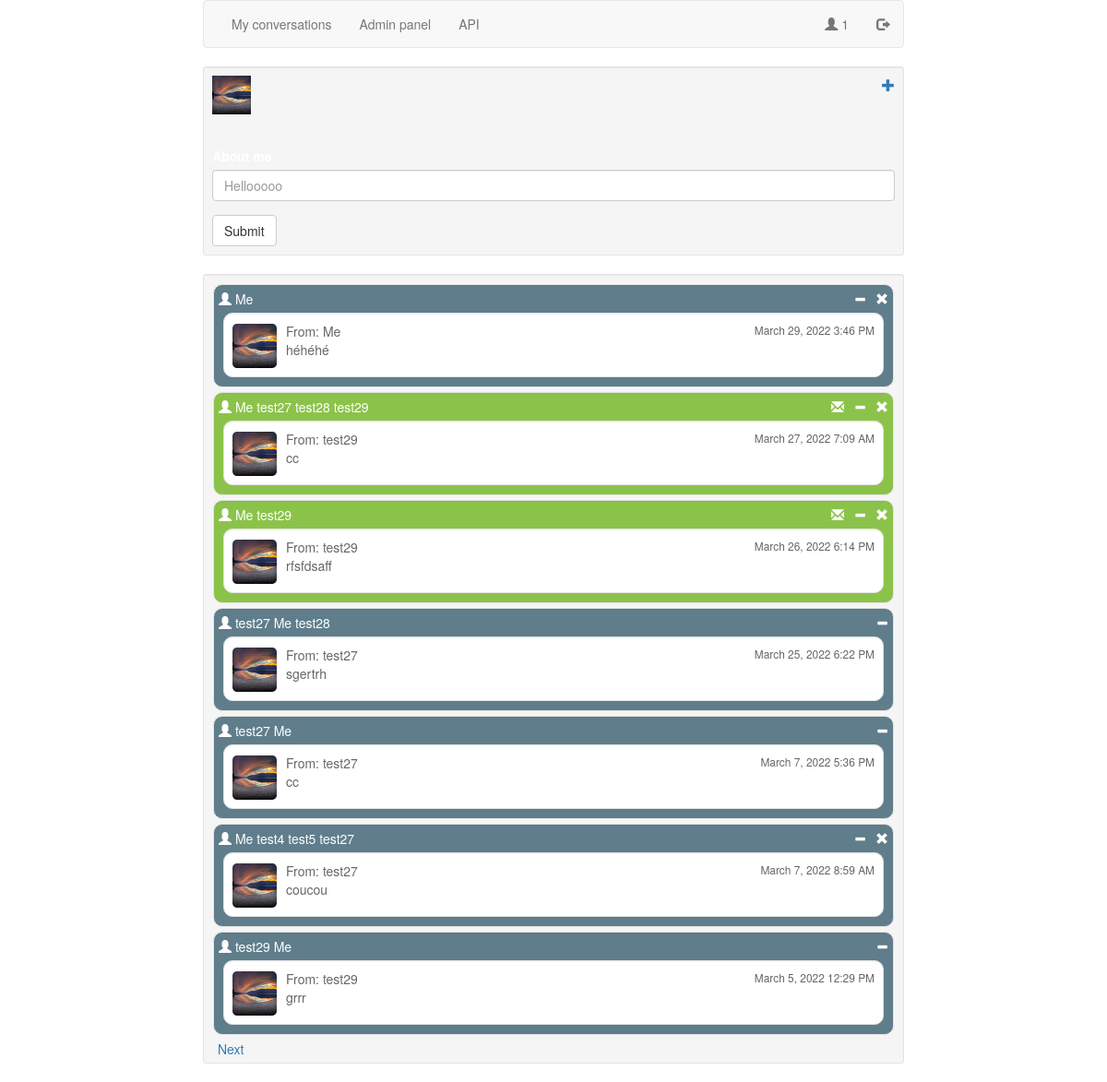
Before: /conversations (signed in) with the older database file.
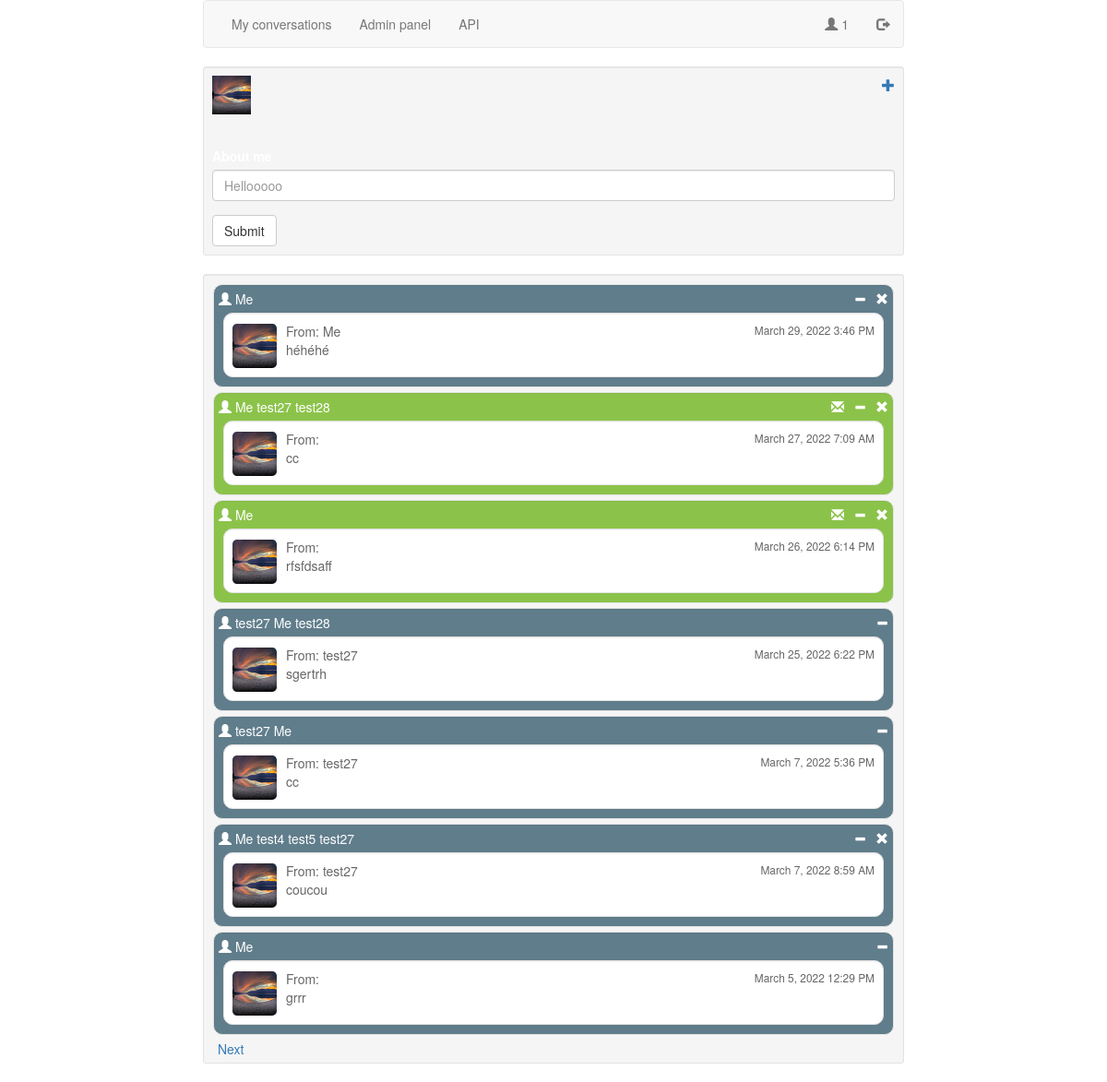
After: the same page with the newer database file.
### app/models.py (models this page shows, shortened)
class Conversation(db.Model):
    __tablename__ = "conversations"
    id = db.Column(db.Integer, primary_key=True)
    users = db.relationship("User", secondary="conversations_users", lazy="dynamic")
    messages = db.relationship(
        "Message",
        secondary="conversations_messages",
        order_by="desc(Message.timestamp)",
        lazy="dynamic",
        backref="belongs_to",
    )
    admin_id = db.Column(db.Integer, db.ForeignKey("users.id"))
    timestamp = db.Column(db.DateTime, default=datetime.utcnow)
    conversation_uuid = db.Column(db.String(100), unique=True)

class UserApiMixin():
    def get_api_key(self):
        self.api_key = str(uuid.uuid4())
        db.session.commit()
        api_data = ApiDict()
        api_data["items"].append({"API key": self.api_key})
        api_data["message"] = "You can know use your API key using Autorization header."
        return api_data

class User(db.Model, UserMixin, UserApiMixin):
    __tablename__ = "users"
    id = db.Column(db.Integer, primary_key=True)
    username = db.Column(db.String(20), unique=True)
    password_hash = db.Column(db.String(100))
    api_key = db.Column(db.String(100),default=None)
    email = db.Column(db.String(155))
    roles = db.relationship("Role", secondary="user_roles")
    confirmed = db.Column(db.Boolean, default=False)
    about_me = db.Column(db.String(140))
    messages_sent = db.relationship(
        "Message", foreign_keys="Message.sender_id", backref="sender", lazy="dynamic"
        ) # TODO: change to a better name
    conversations = db.relationship(
        "Conversation",
        foreign_keys="Conversation.admin_id",
        backref="admin",
        lazy="dynamic",
    )
    last_seen = db.Column(db.DateTime, default=datetime.utcnow)
    _avatar_hash = db.Column(db.String(32), default="default.png")
    def get_number_of_unread_messages(self, conversation):
        q = ConversationUsers.query.filter_by(
            user_id=self.id, conversation_id=conversation.id
        ).first()
        return q.unread_messages
    def get_all_conversations(self, page):
        conversations = (
            Conversation.query.filter(Conversation.users.contains(self))
            .order_by(Conversation.timestamp.desc())
            .paginate(page, current_app.config["POSTS_PER_PAGE"], False)
        )
        return conversations
    @property
    def password(self):
        raise AttributeError("Password is not a readable attribute")
    @property
    def role(self):
        pass
    def is_role(self, role_name):
        for role in self.roles:
            if role.name == role_name:
                return True
        return False
    @property
    def avatar(self):
        return self._avatar_hash

class Message(db.Model):
    __tablename__ = "messages"
    id = db.Column(db.Integer, primary_key=True)
    content = db.Column(db.String())
    sender_id = db.Column(db.Integer, db.ForeignKey("users.id"))
    timestamp = db.Column(db.DateTime, default=datetime.utcnow)

### app/main/views.py (the view, shortened to what this page needs)
@main.route("/conversations", methods=["GET", "POST"])
@login_required
def conversations():
    form = editUser()
    page = request.args.get("page", 1, type=int)
    conversations = current_user.get_all_conversations(page)
    next_url = (
        url_for("main.conversations", page=conversations.next_num)
        if conversations.has_next
        else None
    )
    prev_url = (
        url_for("main.conversations", page=conversations.prev_num)
        if conversations.has_prev
        else None
    )
    return render_template(
        "display_conversations.html",
        conversations=conversations.items,
        form=form,
        next_url=next_url,
        prev_url=prev_url,
    )

### app/main/forms.py
class editUser(FlaskForm):
    avatar = FileField("", validators=[FileAllowed(["jpg", "png"], "Images only!")])
    about_me = StringField(
        "About me",
        validators=[
            Length(0, 140, message="Description should be shorter than 140 chars.")
        ],
        render_kw={"rows": 1, "cols": 30},
    )
    submit = SubmitField("Submit")

### app/login.py (called while the page is built)
@login_manager.user_loader
def load_user(id):
    user = User.query.get(id)
    return user

### app/main/views.py (called while the page is built)
@main.before_request
def before_request():
    if current_user.is_authenticated:
        current_user.last_seen = datetime.utcnow()
        db.session.commit()

@main.after_request
def add_header_no_cache(response):
    response.headers["Cache-Control"] = "no-store"
    return response

### app/main/templates/display_conversations.html (shortened to what this page needs)
{% extends "parent.html" %}
{% import 'bootstrap/wtf.html' as wtf %}
{% block app_content %}
  {%set _csrf_token = csrf_token()%}
  <div class="well well-sm" id="status">
    <img title="Click to change your avatar!" class="current_avatar"
    src="/static/avatars/{{current_user.avatar}}" onerror="this.src='/static/avatars/default.png'">
    <a href="{{url_for('main.new_conversation')}}" style="float:right;">
      <span class="glyphicon glyphicon-plus" title="Create a new conversation!"></span>
    </a>
    {{ wtf.quick_form(form,form_type="inline",id="profile_form") }}
          </div>
  <div class="well well-sm" id="conversations">
    {%for conversation in conversations%}
      {% set unread_messages_count = current_user.get_number_of_unread_messages(conversation)%}
      {% set last_message = conversation.messages.first() %}
        {%if unread_messages_count == 0 %}
          <div class="well well-sm" id="conversation_{{conversation.conversation_uuid}}">
        {%else%}
         <div class="well well-sm has-new-message" id="conversation_{{conversation.conversation_uuid}}">
        {%endif%}
        <span class="participants"><span class="glyphicon glyphicon-user"></span>
        {%for user in conversation.users %}
          {%if current_user.username != user.username%}
          <span class="participant">{{user.username}}</span>
          {%else%}Me
          {%endif%}
        {%endfor%}
      </span>
      {%if current_user == conversation.admin%}
      <a class="delete-button" style="float:right;" title="Delete this conversation!"
        onclick="trigger_action('{{conversation.conversation_uuid}}','delete')">
          <span class="glyphicon glyphicon-remove"></span>
      </a>
      {%endif%}
      <a class="leave-button" style="float:right;" title="Leave this conversation!"
        onclick="trigger_action('{{conversation.conversation_uuid}}','leave')">
        <span class="glyphicon glyphicon-minus"></span>
      </a>
          {%if unread_messages_count != 0 %}
          <span class="unread_messages_count" style="float:right;">
            <span class="glyphicon glyphicon-envelope"> </span>
          </span>
            {%else%}
            <span class="unread_messages_count" style="float:right;"> </span>
            {%endif%}
      <a class="link_to_conversation" href ="{{url_for('main.conversation',conversation_uuid = conversation.conversation_uuid)}}" >
        <div class="well well-sm message_container" style="background-color: #ffffff;">
          {%if last_message %}
          <span class="sender"> From: {%if last_message.sender == current_user %} Me
                                      {%else%}{{last_message.sender.username}}{%endif%} </span>
          <img class="avatar_message" src="/static/avatars/{{ last_message.sender.avatar}}"
          onerror="this.src='/static/avatars/default.png'">
          <small style="float: right;" class="timestamp"> {{moment(conversation.timestamp).format('LLL')}}</small>
          <p class="message_content">{{conversation.messages.first().content}}</p>
          {%else%}
          <p class="message_content">No message for the moment.</p>
          {% endif %}
        </div>
      </a>
      </div>
    {%endfor%}
    {%if next_url %}<a href="{{next_url}}">Next</a>{%endif%}
  </div>
{% endblock %}

### app/templates/parent.html (shortened to what this page needs)
{% extends 'bootstrap/base.html' %}
{% block navbar %}
<nav class="navbar navbar-default">
  <div class="container-fluid">
    <ul class="nav navbar-nav navbar-left">
      {% if current_user.is_authenticated %}
      <li class="nav-item">
        <a href={{url_for('main.conversations' )}} class="nav-link">My conversations
          </a>
      </li>
      {%endif%}
      {% if current_user.is_role(role_name='Admin') %}
      <li class="nav-item">
      	<a class="nav-link" href="{{url_for('restricted.showall')}}">Admin panel</a>
      </li>
      {%endif%}
      <li class="nav-item">
      	<a class="nav-link" href="{{url_for('main.help_api')}}" title="Get details on API.">API</a>
      </li>
    </ul>
    {% if current_user.is_authenticated %}
    <ul class="nav navbar-nav navbar-right">
      <li class="nav-item">
        <a class="navlink"><span class="glyphicon glyphicon-user"></span> {{current_user.username}}  </a>
      </li>
      <li class="nav-item">
        <a href="{{url_for('auth.logout')}}" class="nav-link" title="Log out!"><span class="glyphicon glyphicon-log-out"></span></a>
      </li>
          </ul>
    {%endif%}
  </div>
</nav>
{% endblock %}
{% block content %}
	<link href="/static/styles.css" rel="stylesheet">
	{%block app_content%}{%endblock%}
{% endblock %}

Changed rows visible on the page:
removed User: username "test29", sender.username "test29"
